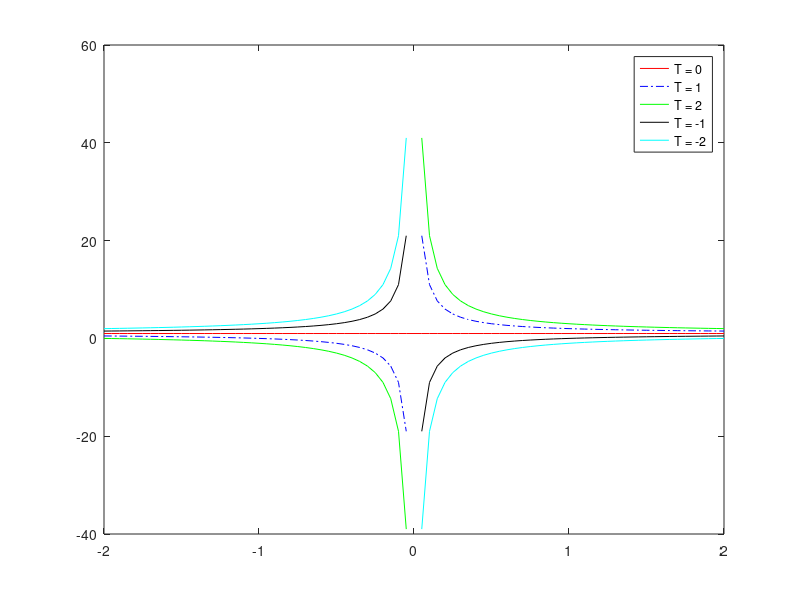

Source code (MATLAB): (Note: this script raises an error after producing the figure.)
x = [-2:0.05:2];

y1 = ones(1,81);

y2 = (1 + x) ./ x;

y3 = (2 + x) ./ x;

y4 = (x - 1) ./ x;

y5 = (x - 2) ./ x;

plot(x,y1,'r',x,y2,'-.b',x,y3,'g',x,y4,'k',x,y5,'c');
legend('T = 0','T = 1','T = 2','T = -1', 'T = -2');
hold on

hgradx = y-1;
hgrady = x;

length = sqrt((y-1).^2 + (x).^2);

ux = hgradx ./ length;
uy = hgrady ./ length;


